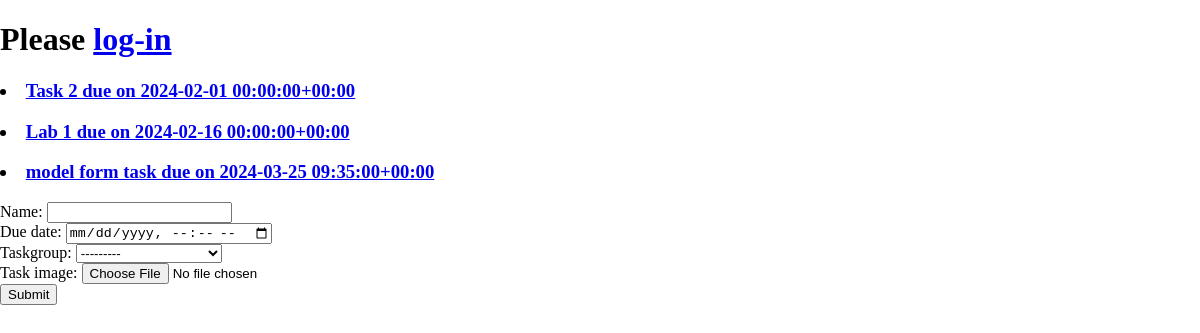
The page /tasks/list on the database as committed earlier.
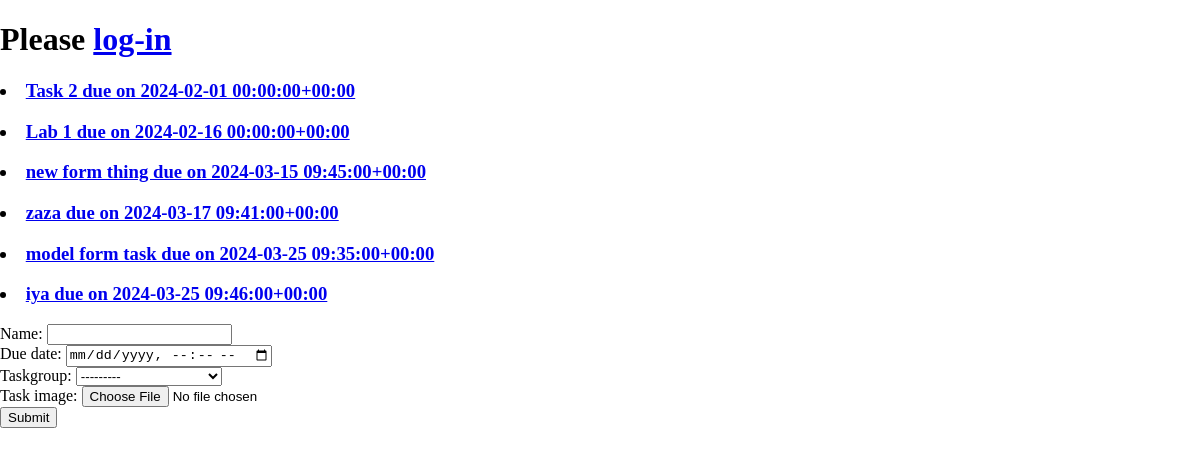
The same page on the database as committed later.
### tasks/models.py (models this page shows, shortened)
class Task(models.Model):
    name = models.CharField(max_length=100)
    due_date = models.DateTimeField(null=False)
    taskgroup = models.ForeignKey(
        'TaskGroup',
        on_delete=models.CASCADE,
        related_name='tasks'
        )
    task_image = models.ImageField(upload_to="images/", null=True)
    def __str__(self):
        return '{} due on {}'.format(self.name, self.due_date)
    def get_absolute_url(self):
        return reverse('tasks:task-detail', args=[self.pk])
    class Meta:
        ordering = ['due_date'] # sequence matters
        unique_together = ['name', 'due_date'] # doesn't matter on sequence since it's a list # [['name', 'due_date'], ['taskgroup', 'anotherfield']]

### tasks/views.py (the view, shortened to what this page needs)
# urls.py: path('list', TaskListView.as_view(), name="list"),
class TaskListView(ListView):
    model = Task
    template_name = "task_list.html"
    def get_context_data(self, **kwargs):
        ctx = super().get_context_data(**kwargs)
        ctx["taskgroups"] = TaskGroup.objects.all()
        ctx["form"] = TaskForm()
        return ctx

### tasks/forms.py
class TaskForm(forms.ModelForm):
    class Meta:
        model = Task
        fields = "__all__"
        widgets = {
            "due_date":forms.TextInput(
                attrs={"type": "datetime-local"}
            )
        }

### tasks/templates/task_list.html (shortened to what this page needs)
{% extends 'base.html' %}
{% load static %}
{% block main %}
    {% if request.user.is_authenticated %}
        <h1>Hello {{ request.user.username }}</h1>
        <form action="{% url 'logout' %}" method="POST">
            {% csrf_token %}
            <button type="submit">LOG OUT</button>
        </form>
    {% else %}
        <h1>Please <a href="{% url 'login' %}">log-in</a></h1>
    {% endif %}
    {% for task in object_list %}
        <h3>
        <li>
            <a href = "{{ task.get_absolute_url }}">
                {{ task }}
            </a>
        </li>
        </h3>
    {% endfor %}
    <form method="POST">
        {{ form.as_div }}
        <button type="submit">Submit</button>
    </form>
{% endblock %}

### tasks/templates/base.html (shortened to what this page needs)
{% load static %}
<!DOCTYPE html>
<html>
    <head>
        <link rel ="stylesheet" href ="{% static 'css/main.css' %}">
    </head>
    <body>
        {% block main %}{% endblock %}
    </body>
</html>

### static/css/main.css (style rules this page uses)
* { box-sizing: border-box }
html, body { margin: 0; padding: 0; }

Rows that differ between the two databases and show on the page:
added Task: name+due_date "new form thing due on 2024-03-15 09:45:00+00:00"
added Task: name+due_date "zaza due on 2024-03-17 09:41:00+00:00"
added Task: name+due_date "iya due on 2024-03-25 09:46:00+00:00"
